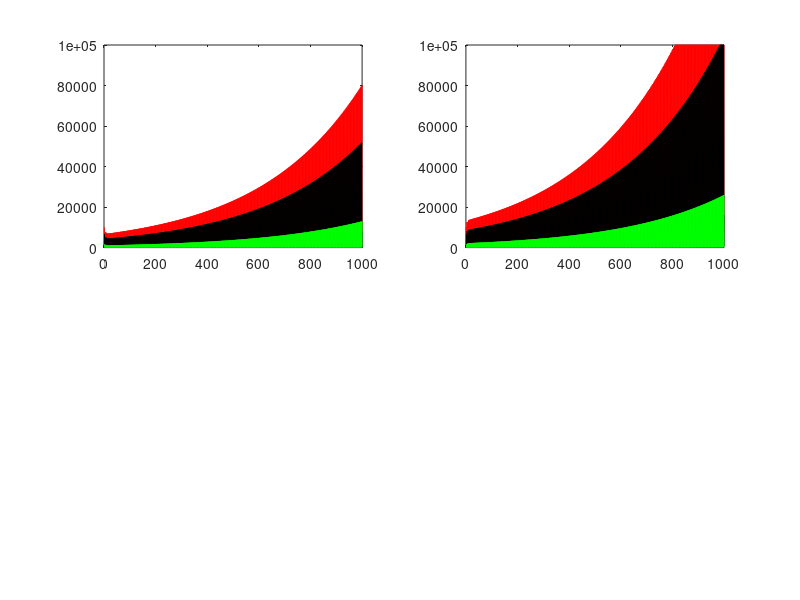

Here is the MATLAB script that generated this plot:
%-------------------------------------
%Riera & Melian JUNE 2017
%Metacommunity Leslie Matrix Dynamics
%-------------------------------------

%Import distance matrix
%S = X;%Sites
A= randn(10)+10;A = A+A';A(1:10+1:10*10) = 0;

%Import P/A & size class & parameters
T = 1000;
Ao = [6.2];%#offspring per adult
Pjl = [0.65];%Proportion larva to juvenile
Paj = [0.25];%Proportion juvenile to adult

L = [0 0 Ao;Pjl 0 0;0 Paj 0];
X = zeros(3,T);Y = zeros(3,T);
X(:,1) = [10000 1000 10];Y(:,1) = [10000 1000 10];


m = 0.5;%planctonic larvae migration
%Dynamics------Cartoon--
%for k = 2:T;
%    X(:,k) = L*X(:,k-1);
%end
%t = 1:T;
%plot(t,X(1,:),'r')
%hold on
%plot(t,X(2,:),'k')
%hold on
%plot(t,X(3,:),'g')
%----------------------

%Dynamics
for k = 2:T;
    r = unifrnd(0,1);
    if r <= m;
       %migration yes
       X(1,k-1) = X(1,k-1) + m*Y(1,k-1);
       X(:,k) = L*X(:,k-1);
       Y(1,k-1) = (1 - m)*Y(1,k-1); 
       Y(:,k) = L*Y(:,k-1);
       
       %test symmetry
       Y(1,k-1) = Y(1,k-1) + m*X(1,k-1);
       Y(:,k) = L*Y(:,k-1);
       X(1,k-1) = (1 - m)*X(1,k-1); 
       X(:,k) = L*X(:,k-1);     
    else 
       X(:,k) = L*X(:,k-1);
       Y(:,k) = L*Y(:,k-1);
    end
end

subplot(2,2,1)
t = 1:T;
plot(t,X(1,:),'r')
hold on
plot(t,X(2,:),'k')
hold on
plot(t,X(3,:),'g')
axis([0 1000 0 100000])

subplot(2,2,2)
plot(t,Y(1,:),'r')
hold on
plot(t,Y(2,:),'k')
hold on
plot(t,Y(3,:),'g')
axis([0 1000 0 100000])
